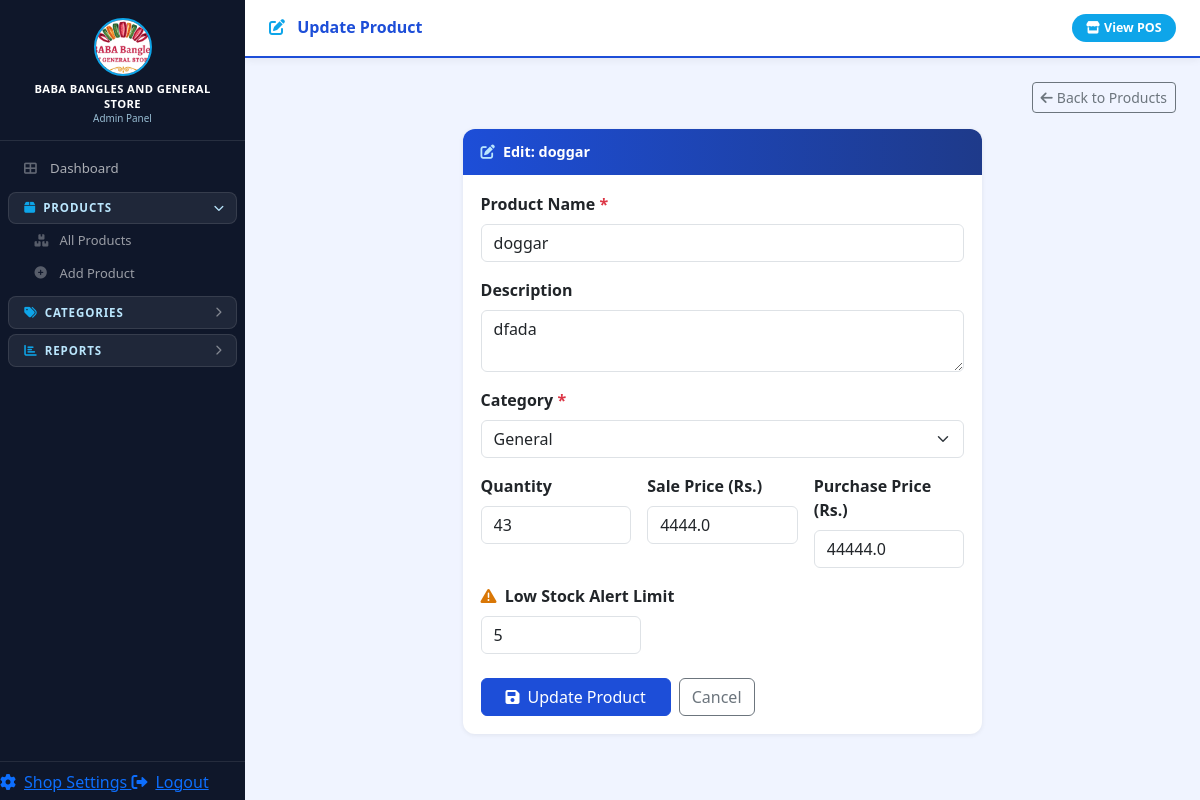
/admin/update/1 (signed in), run on the app's committed database.
### exe.py (models this page shows)
class ShopSettings(db.Model):
    id             = db.Column(db.Integer, primary_key=True)
    shop_name      = db.Column(db.String(200), default='Bookshop')
    address        = db.Column(db.String(300), default='')
    contact1_name  = db.Column(db.String(100), default='')
    contact1_phone = db.Column(db.String(50),  default='')
    contact2_name  = db.Column(db.String(100), default='')
    contact2_phone = db.Column(db.String(50),  default='')
    bill_note      = db.Column(db.Text,         default='')
    color_scheme   = db.Column(db.String(20),   default='blue')

class Product(db.Model):
    id              = db.Column(db.Integer, primary_key=True)
    name            = db.Column(db.String(100), nullable=False, index=True)
    description     = db.Column(db.Text, default='')
    category_id     = db.Column(db.Integer, db.ForeignKey('category.id'),
                                nullable=False, index=True)
    quantity        = db.Column(db.Integer, default=0, index=True)
    price           = db.Column(db.Float, nullable=False)
    purchase_price  = db.Column(db.Float, nullable=True)
    discount        = db.Column(db.Float, default=0)
    low_stock_limit = db.Column(db.Integer, default=5)
    category        = db.relationship('Category', backref='products')
    __table_args__  = (
        db.UniqueConstraint('name', 'category_id', name='unique_name_category'),
    )

class Category(db.Model):
    id   = db.Column(db.Integer, primary_key=True)
    name = db.Column(db.String(50), unique=True, nullable=False, index=True)

### exe.py (the view, shortened to what this page needs)
@app.route('/admin/update/<int:pid>', methods=['GET', 'POST'])
def admin_update(pid):
    guard = admin_required()
    if guard: return guard
    product = Product.query.get_or_404(pid)
    categories = Category.query.order_by(Category.name).all()
    return render_template('admin/update.html', product=product, categories=categories)

### exe.py (called while the page is built)
@event.listens_for(Engine, "connect")
def _set_sqlite_pragmas(dbapi_conn, _rec):
    if not isinstance(dbapi_conn, sqlite3.Connection):
        return
    cur = dbapi_conn.cursor()
    cur.execute("PRAGMA journal_mode=WAL")       # concurrent reads during write
    cur.execute("PRAGMA synchronous=NORMAL")      # safe but faster than FULL
    cur.execute("PRAGMA cache_size=-65536")       # 64 MB page cache
    cur.execute("PRAGMA temp_store=MEMORY")       # temp tables in RAM
    cur.execute("PRAGMA mmap_size=268435456")     # 256 MB memory-mapped I/O
    cur.execute("PRAGMA foreign_keys=ON")
    cur.close()

@app.context_processor
def inject_globals():
    s = ShopSettings.query.first()
    return {'shop_settings': s, 'color_scheme': s.color_scheme if s else 'blue'}

def admin_required():
    if 'admin_logged_in' not in session:
        return redirect('/admin/login')

### templates/admin/update.html (shortened to what this page needs)
{% extends "admin/base.html" %}
{% block page_icon %}fas fa-edit{% endblock %}
{% block page_title %}Update Product{% endblock %}
{% block content %}
<div class="d-flex justify-content-end mb-3">
    <a href="/admin/products" class="btn btn-sm btn-outline-secondary">
        <i class="fas fa-arrow-left me-1"></i>Back to Products
    </a>
</div>
<div class="row justify-content-center">
    <div class="col-lg-7">
        <div class="admin-card">
            <div class="card-head"><i class="fas fa-edit"></i> Edit: {{ product.name }}</div>
            <div class="card-body">
                <form method="POST">
                    <div class="mb-3">
                        <label class="form-label fw-semibold">Product Name <span class="text-danger">*</span></label>
                        <input type="text" name="name" class="form-control" value="{{ product.name }}" required>
                    </div>
                    <div class="mb-3">
                        <label class="form-label fw-semibold">Description</label>
                        <textarea name="description" class="form-control" rows="2"
                                  placeholder="Brief description...">{{ product.description or '' }}</textarea>
                    </div>
                    <div class="mb-3">
                        <label class="form-label fw-semibold">Category <span class="text-danger">*</span></label>
                        <select name="category_id" class="form-select" required>
                            {% for cat in categories %}
                            <option value="{{ cat.id }}" {% if cat.id==product.category_id %}selected{% endif %}>
                                {{ cat.name }}</option>
                            {% endfor %}
                        </select>
                    </div>
                    <div class="row g-3 mb-3">
                        <div class="col-md-4">
                            <label class="form-label fw-semibold">Quantity</label>
                            <input type="number" name="quantity" class="form-control" value="{{ product.quantity }}" min="0" required>
                        </div>
                        <div class="col-md-4">
                            <label class="form-label fw-semibold">Sale Price (Rs.)</label>
                            <input type="number" step="0.01" name="price" class="form-control" value="{{ product.price }}" required>
                        </div>
                        <div class="col-md-4">
                            <label class="form-label fw-semibold">Purchase Price (Rs.)</label>
                            <input type="number" step="0.01" name="purchase_price" class="form-control"
                                   value="{{ product.purchase_price or '' }}" placeholder="Admin only">
                        </div>
                    </div>
                    <div class="mb-4">
                        <label class="form-label fw-semibold">
                            <i class="fas fa-exclamation-triangle me-1" style="color:#D97706;"></i>
                            Low Stock Alert Limit
                        </label>
                        <input type="number" name="low_stock_limit" class="form-control" min="0"
                               value="{{ product.low_stock_limit or 5 }}" style="max-width:160px;">
                    </div>
                    <div class="d-flex gap-2">
                        <button type="submit" class="btn btn-primary px-4">
                            <i class="fas fa-save me-2"></i>Update Product
                        </button>
                        <a href="/admin/products" class="btn btn-outline-secondary">Cancel</a>
                    </div>
                </form>
            </div>
        </div>
    </div>
</div>
{% endblock %}

### templates/admin/base.html (shortened to what this page needs)
<!DOCTYPE html>
<html lang="en">
<head>
    <link href="https://cdn.jsdelivr.net/npm/bootstrap@5.3.0/dist/css/bootstrap.min.css" rel="stylesheet">
    <link href="https://cdnjs.cloudflare.com/ajax/libs/font-awesome/6.0.0/css/all.min.css" rel="stylesheet">
</head>
<body>
{% set ap = request.path %}
{% set sec_products   = ap in ['/admin/products','/admin/add'] or ap.startswith('/admin/update') %}
{% set sec_categories = ap in ['/admin/categories','/admin/add_category'] or ap.startswith('/admin/update_category') %}
{% set sec_reports    = ap in ['/admin/sales','/admin/stock_in','/admin/stock_out','/admin/stock_report','/admin/lowstock'] %}
{% set sec_settings   = ap == '/admin/settings' %}
<aside class="sidebar">
    <div class="sidebar-brand">
        <img src="{{ url_for('static', filename='images/logo.jpeg') }}" alt="Logo">
        <div class="brand-name">{{ shop_settings.shop_name if shop_settings else 'POS' }}</div>
        <div class="brand-sub">Admin Panel</div>
    </div>
    <nav class="sidebar-nav">
        <a href="/admin/" class="solo-link {{ 'active' if ap in ['/admin/','/admin'] else '' }}">
            <i class="fas fa-th-large me-2"></i>Dashboard
        </a>
        <div class="nav-group">
            <div class="nav-group-btn {{ 'open' if sec_products else '' }}" data-target="nav-products">
                <span><i class="fas fa-box grp-icon"></i>Products</span>
                <i class="fas fa-chevron-right chevron"></i>
            </div>
            <div class="nav-group-items {{ 'open' if sec_products else '' }}" id="nav-products">
                <a href="/admin/products" class="{{ 'active' if ap == '/admin/products' else '' }}">
                    <i class="fas fa-boxes me-2"></i>All Products
                </a>
                <a href="/admin/add" class="{{ 'active' if ap == '/admin/add' else '' }}">
                    <i class="fas fa-plus-circle me-2"></i>Add Product
                </a>
            </div>
        </div>
        <div class="nav-group">
            <div class="nav-group-btn {{ 'open' if sec_categories else '' }}" data-target="nav-categories">
                <span><i class="fas fa-tags grp-icon"></i>Categories</span>
                <i class="fas fa-chevron-right chevron"></i>
            </div>
        </div>
        <div class="nav-group">
            <div class="nav-group-btn {{ 'open' if sec_reports else '' }}" data-target="nav-reports">
                <span><i class="fas fa-chart-bar grp-icon"></i>Reports</span>
                <i class="fas fa-chevron-right chevron"></i>
            </div>
        </div>
    </nav>
    <div class="sidebar-footer">
        <a href="/admin/settings" class="solo-link {{ 'active' if sec_settings else '' }}">
            <i class="fas fa-cog me-2"></i>Shop Settings
        </a>
        <a href="/admin/logout" class="solo-link">
            <i class="fas fa-sign-out-alt me-2"></i>Logout
        </a>
    </div>
</aside>
<div class="main-wrap">
    <div class="topbar">
        <h1 class="topbar-title">
            <i class="{% block page_icon %}fas fa-th-large{% endblock %} me-2"></i>
            {% block page_title %}Dashboard{% endblock %}
        </h1>
        <a href="/" target="_blank" class="btn btn-pos">
            <i class="fas fa-store me-1"></i>View POS
        </a>
    </div>
    <div class="content-area">
        {% block content %}{% endblock %}
    </div>
</div>
</body>
</html>

### templates/admin/base.html (style rules this page uses)
:root { --p:#1D4ED8;--pd:#1E3A8A;--s:#0EA5E9;--sl:#BAE6FD;--sb:#0F172A;--bg:#F0F4FF; }
* { box-sizing:border-box; }
body { background:var(--bg);margin:0;font-family:'Segoe UI',sans-serif; }
.sidebar { position:fixed;top:0;left:0;width:245px;height:100vh; background:var(--sb);display:flex;flex-direction:column;z-index:200;overflow-y:auto; }
.sidebar-brand { padding:1.1rem 1rem .9rem;border-bottom:1px solid rgba(255,255,255,.1);text-align:center; }
.sidebar-brand img { height:58px;width:58px;border-radius:50%;object-fit:cover;border:2px solid var(--s); }
.brand-name { color:#fff;font-size:.7rem;font-weight:700;margin-top:.4rem; text-transform:uppercase;letter-spacing:.4px;line-height:1.3; }
.brand-sub { color:var(--sl);font-size:.62rem;opacity:.8; }
.sidebar-nav { padding:.6rem 0 .5rem;flex:1; }
.sidebar-nav .solo-link { display:flex;align-items:center;color:rgba(255,255,255,.65); padding:.44rem .9rem .44rem 1rem;margin:1px 8px;border-radius:8px; font-size:.83rem;text-decoration:none;transition:all .15s; }
.sidebar-nav .solo-link i { width:18px;font-size:.8rem;color:rgba(255,255,255,.35);transition:color .15s; }
.nav-group { margin:.35rem 8px 2px; }
.nav-group-btn { display:flex;align-items:center;justify-content:space-between; padding:.42rem .85rem .42rem .95rem;border-radius:8px;cursor:pointer; background:rgba(255,255,255,.07);border:1px solid rgba(255,255,255,.1); color:var(--sl);font-size:.72rem;font-weight:800;text-transform:uppercase; letter-spacing:.9px;user-select:none;transition:background .15s; }
.nav-group-btn .grp-icon { font-size:.78rem;margin-right:.45rem;color:var(--s); }
.nav-group-btn .chevron { font-size:.65rem;color:rgba(255,255,255,.45); transition:transform .22s;flex-shrink:0; }
.nav-group-btn.open .chevron { transform:rotate(90deg);color:var(--sl); }
.nav-group-items { max-height:0;overflow:hidden; transition:max-height .28s cubic-bezier(.4,0,.2,1); }
.nav-group-items.open { max-height:400px; }
.nav-group-items a { display:flex;align-items:center;color:rgba(255,255,255,.58); padding:.38rem .9rem .38rem 1.65rem;margin:1px 0;border-radius:6px; font-size:.81rem;text-decoration:none;transition:all .13s; }
.nav-group-items a i { width:17px;font-size:.77rem;color:rgba(255,255,255,.3);transition:color .13s; }
.sidebar-footer { border-top:1px solid rgba(255,255,255,.09);padding:.5rem 0 .4rem; }
.main-wrap { margin-left:245px;min-height:100vh;display:flex;flex-direction:column; }
.topbar { position:sticky;top:0;z-index:100;height:58px;background:#fff; border-bottom:2px solid var(--p);display:flex;align-items:center; justify-content:space-between;padding:0 1.5rem; box-shadow:0 2px 8px rgba(0,0,0,0.06); }
.topbar-title { font-size:1rem;font-weight:700;color:var(--p);margin:0; }
.topbar-title i { color:var(--s); }
.btn-pos { background:var(--s);color:#fff;border:none;font-weight:700; font-size:.78rem;padding:.3rem .9rem;border-radius:20px; }
.content-area { padding:1.5rem;flex:1; }
.admin-card { background:#fff;border-radius:12px; box-shadow:0 1px 5px rgba(0,0,0,0.07);overflow:hidden;margin-bottom:1.25rem; }
.admin-card .card-head { background:linear-gradient(90deg,var(--p),var(--pd)); color:#fff;padding:.75rem 1.1rem;display:flex;align-items:center; gap:.5rem;font-weight:700;font-size:.9rem; }
.admin-card .card-head i { color:var(--sl); }
.admin-card .card-body { padding:1.1rem; }
.btn-primary { background:var(--p);border-color:var(--p); }

### data on the page
ShopSettings: shop_name "BABA BANGLES AND GENERAL STORE"
Product: name "doggar", description "dfada", category_id "General", quantity "43", price "4444.0", purchase_price "44444.0", low_stock_limit "5"
